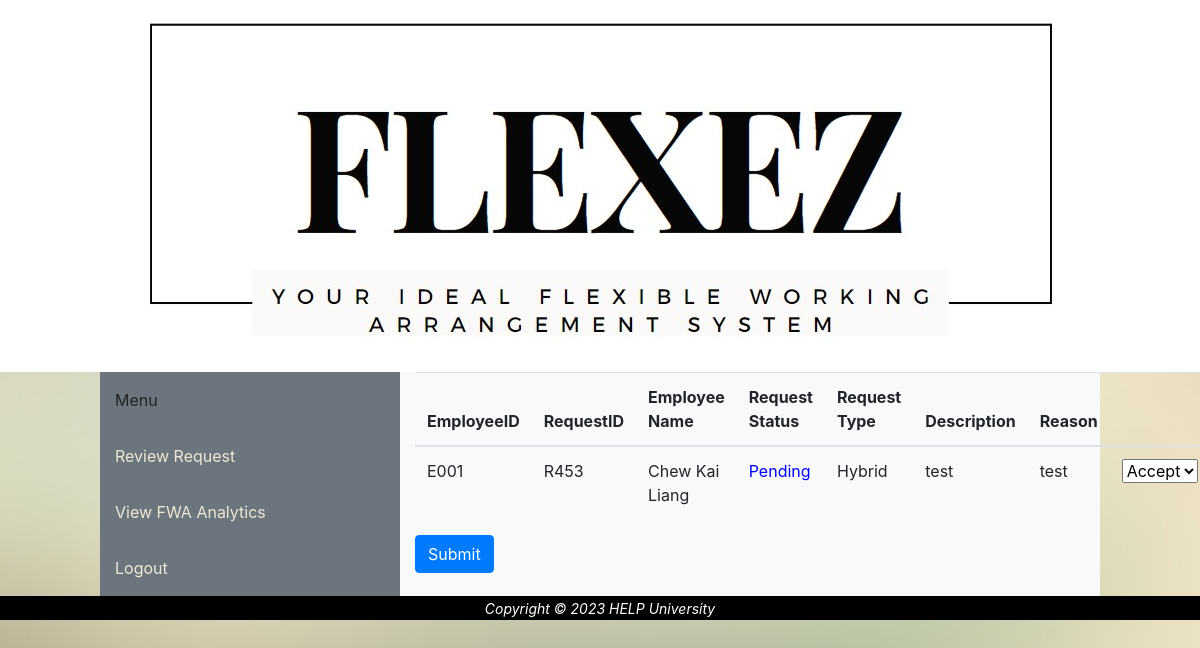
Page /RequestDetail.php?id=E001&rID=R453 on the committed database.
### tables this page shows
CREATE TABLE `request` (
  `requestID` varchar(10) NOT NULL,
  `employeeID` varchar(10) NOT NULL,
  `requestDate` date NOT NULL,
  `workType` varchar(20) NOT NULL,
  `description` varchar(50) NOT NULL,
  `reason` varchar(50) NOT NULL,
  `FWAstatus` varchar(10) NOT NULL,
  `comment` varchar(50) NOT NULL
);

CREATE TABLE `employee` (
  `employeeID` varchar(10) NOT NULL,
  `password` varchar(25) NOT NULL,
  `name` varchar(50) NOT NULL,
  `position` varchar(20) NOT NULL,
  `email` varchar(50) NOT NULL,
  `FWAstatus` varchar(14) NOT NULL,
  `SupervisorID` varchar(10) DEFAULT NULL,
  `deptID` varchar(10) NOT NULL
);

### RequestDetail.php (the view, shortened to what this page needs)
<?php
include 'headerSupervisor.php';
include 'db.php';
?>
<main>
    <table class='table'>
    <thead>
        <th>EmployeeID</th>
        <th>RequestID</th>
        <th>Employee Name</th>
        <th>Request Status</th>
        <th>Request Type</th>
        <th>Description</th>
        <th>Reason</th>
        <th></th>
    </thead>
    <form method="POST" action="submitRequestdb.php?<?php echo "id=$_GET[id]&rID=$_GET[rID]"?>">
<?php
    $sql = "SELECT request.*, employee.*, request.FWAstatus AS 'status'
    FROM request
    JOIN employee ON request.employeeID = employee.employeeID
    WHERE employee.employeeID='$_GET[id]'";
    $result = mysqli_query($db,$sql);
    while($row=mysqli_fetch_assoc($result)){
        $statusColor = "";
        if($row['status'] == "Accept"){
            $statusColor = "green";
        } elseif($row['status'] == "Reject"){
            $statusColor = "red";
        }
        elseif($row['status']=="Pending")
            $statusColor="blue";
        echo
        "
        <tr>
        <td>$row[employeeID]</a></td>
        <td>$row[requestID]</td>
        <td>$row[name]</td>
        <td style='color: $statusColor'>$row[status]</td>
        <td>$row[workType]</td>
        <td>$row[description]</td>
        <td>$row[reason]</td>
        ";
        if($row['status']=="Pending"){
        echo"
        <td><select name='status'>
            <option value='Accept'>Accept</option>
            <option value='Reject'>Reject</option>
            </select>
        </td>
        ";
    }
}
?>
    </table>
    <button type="submit" class="btn btn-primary" name="submit">Submit</button>
</main>
<?php
include 'footer.php';
?>

### PorSie.css (style rules this page uses)
html { overflow: hidden; height: 100%; }
body { margin: auto; text-align: center; background-image: url(img/bg.jpg); background-repeat: no-repeat; background-size: cover; background-attachment: fixed; background-position: center; font-family:'Times New Roman', Times, serif; overflow: auto; height: 100%; width: 100%; }
main { margin: auto; width: 100%; }
form { margin: auto; width: 70%; }

### rows in the picture
request: employeeID.employeeID "E001", requestID "R453", employeeID.name "Chew Kai Liang", FWAstatus "Pending", workType "Hybrid", description "test", reason "test"
